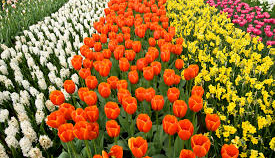
#> input picture ejercicio3/flores.png, 275 x 158 px
$ python flores.py
#> lines starting #> are read from the running program, lines starting #| are printed output that depends on the picture
import cv2
import numpy as np
import matplotlib.pyplot as plt
import os

def separar_planos_colores_y_convertir_gris(ruta_imagen):
    """
    Función que separa los planos de colores de una imagen y la convierte a escala de grises

    Parámetros:
    ruta_imagen (str): Ruta del archivo de imagen
    """
    try:
        # Cargar la imagen
        imagen = cv2.imread(ruta_imagen)
        if imagen is None:
            raise ValueError(f"No se pudo cargar la imagen desde {ruta_imagen}")

        # Convertir de BGR a RGB para mostrar correctamente con matplotlib
        imagen_rgb = cv2.cvtColor(imagen, cv2.COLOR_BGR2RGB)

        print(f"Imagen cargada: {ruta_imagen}")
        print(f"Dimensiones: {imagen_rgb.shape}")

        # Separar los planos de colores (canales RGB)
        plano_rojo = imagen_rgb[:, :, 0]    # Canal Rojo
        plano_verde = imagen_rgb[:, :, 1]   # Canal Verde
        plano_azul = imagen_rgb[:, :, 2]    # Canal Azul

        # Convertir la imagen a escala de grises
        imagen_gris = cv2.cvtColor(imagen, cv2.COLOR_BGR2GRAY)

        # Crear visualización con matplotlib
        fig, axes = plt.subplots(2, 3, figsize=(15, 10))
        fig.suptitle('Separación de Planos de Colores y Conversión a Escala de Grises',
                     fontsize=16, fontweight='bold')

        # Imagen original
        axes[0, 0].imshow(imagen_rgb)
        axes[0, 0].set_title('Imagen Original (RGB)')
        axes[0, 0].axis('off')

        # Plano Rojo
        axes[0, 1].imshow(plano_rojo, cmap='Reds')
        axes[0, 1].set_title('Plano Rojo')
        axes[0, 1].axis('off')

        # Plano Verde
        axes[0, 2].imshow(plano_verde, cmap='Greens')
        axes[0, 2].set_title('Plano Verde')
        axes[0, 2].axis('off')

        # Plano Azul
        axes[1, 0].imshow(plano_azul, cmap='Blues')
        axes[1, 0].set_title('Plano Azul')
        axes[1, 0].axis('off')

        # Imagen en escala de grises
        axes[1, 1].imshow(imagen_gris, cmap='gray')
        axes[1, 1].set_title('Imagen en Escala de Grises')
        axes[1, 1].axis('off')

        # Comparación RGB vs Escala de Grises
        axes[1, 2].imshow(np.hstack((imagen_rgb, cv2.cvtColor(imagen_gris, cv2.COLOR_GRAY2RGB))))
        axes[1, 2].set_title('Comparación: Original vs Escala de Grises')
        axes[1, 2].axis('off')

        # Ajustar el layout
        plt.tight_layout()
        plt.show()

        # Mostrar estadísticas de cada canal
        print("\n=== Estadísticas de los Planos de Colores ===")
        print(f"Plano Rojo - Min: {np.min(plano_rojo)}, Max: {np.max(plano_rojo)}, Media: {np.mean(plano_rojo):.2f}")
        print(f"Plano Verde - Min: {np.min(plano_verde)}, Max: {np.max(plano_verde)}, Media: {np.mean(plano_verde):.2f}")
        print(f"Plano Azul - Min: {np.min(plano_azul)}, Max: {np.max(plano_azul)}, Media: {np.mean(plano_azul):.2f}")
        print(f"Escala de Grises - Min: {np.min(imagen_gris)}, Max: {np.max(imagen_gris)}, Media: {np.mean(imagen_gris):.2f}")

        # Crear una segunda figura con los planos de colores individuales más detallados
        crear_visualizacion_detallada(imagen_rgb, plano_rojo, plano_verde, plano_azul, imagen_gris)

        return {
            'imagen_original': imagen_rgb,
            'plano_rojo': plano_rojo,
            'plano_verde': plano_verde,
            'plano_azul': plano_azul,
            'imagen_gris': imagen_gris
        }

    except Exception as e:
        print(f"Error al procesar la imagen: {e}")
        return None

def crear_visualizacion_detallada(imagen_rgb, plano_rojo, plano_verde, plano_azul, imagen_gris):
    """
    Crea una visualización más detallada de cada plano de color
    """
    # Crear imágenes con solo un canal activo
    solo_rojo = np.zeros_like(imagen_rgb)
    solo_rojo[:, :, 0] = plano_rojo

    solo_verde = np.zeros_like(imagen_rgb)
    solo_verde[:, :, 1] = plano_verde

    solo_azul = np.zeros_like(imagen_rgb)
    solo_azul[:, :, 2] = plano_azul

    # Crear segunda figura
    fig, axes = plt.subplots(2, 3, figsize=(15, 10))
    fig.suptitle('Visualización Detallada de Cada Canal de Color',
                 fontsize=16, fontweight='bold')

    # Imagen original
    axes[0, 0].imshow(imagen_rgb)
    axes[0, 0].set_title('Imagen Original')
    axes[0, 0].axis('off')

    # Solo canal rojo activo
    axes[0, 1].imshow(solo_rojo)
    axes[0, 1].set_title('Solo Canal Rojo Activo')
    axes[0, 1].axis('off')

    # Solo canal verde activo
    axes[0, 2].imshow(solo_verde)
    axes[0, 2].set_title('Solo Canal Verde Activo')
    axes[0, 2].axis('off')

    # Solo canal azul activo
    axes[1, 0].imshow(solo_azul)
    axes[1, 0].set_title('Solo Canal Azul Activo')
    axes[1, 0].axis('off')

    # Imagen en escala de grises
    axes[1, 1].imshow(imagen_gris, cmap='gray')
    axes[1, 1].set_title('Escala de Grises')
    axes[1, 1].axis('off')

    # Histograma de la imagen en escala de grises
    axes[1, 2].hist(imagen_gris.flatten(), bins=256, color='gray', alpha=0.7)
    axes[1, 2].set_title('Histograma Escala de Grises')
    axes[1, 2].set_xlabel('Intensidad')
    axes[1, 2].set_ylabel('Frecuencia')
    axes[1, 2].grid(True, alpha=0.3)

    plt.tight_layout()
    plt.show()

def crear_histogramas_canales(plano_rojo, plano_verde, plano_azul, imagen_gris):
    """
    Crea histogramas para cada canal de color y la escala de grises
    """
    plt.figure(figsize=(12, 8))

    # Histograma combinado
    plt.subplot(2, 2, 1)
    plt.hist(plano_rojo.flatten(), bins=256, color='red', alpha=0.5, label='Rojo')
    plt.hist(plano_verde.flatten(), bins=256, color='green', alpha=0.5, label='Verde')
    plt.hist(plano_azul.flatten(), bins=256, color='blue', alpha=0.5, label='Azul')
    plt.title('Histograma Combinado RGB')
    plt.xlabel('Intensidad')
    plt.ylabel('Frecuencia')
    plt.legend()
    plt.grid(True, alpha=0.3)

    # Histograma canal rojo
    plt.subplot(2, 2, 2)
    plt.hist(plano_rojo.flatten(), bins=256, color='red', alpha=0.7)
    plt.title('Histograma Canal Rojo')
    plt.xlabel('Intensidad')
    plt.ylabel('Frecuencia')
    plt.grid(True, alpha=0.3)

    # Histograma canal verde
    plt.subplot(2, 2, 3)
    plt.hist(plano_verde.flatten(), bins=256, color='green', alpha=0.7)
    plt.title('Histograma Canal Verde')
    plt.xlabel('Intensidad')
    plt.ylabel('Frecuencia')
    plt.grid(True, alpha=0.3)

    # Histograma canal azul
    plt.subplot(2, 2, 4)
    plt.hist(plano_azul.flatten(), bins=256, color='blue', alpha=0.7)
    plt.title('Histograma Canal Azul')
    plt.xlabel('Intensidad')
    plt.ylabel('Frecuencia')
    plt.grid(True, alpha=0.3)

    plt.suptitle('Histogramas de Cada Canal de Color', fontsize=14, fontweight='bold')
    plt.tight_layout()
    plt.show()

    # Histograma de escala de grises por separado
    plt.figure(figsize=(8, 6))
    plt.hist(imagen_gris.flatten(), bins=256, color='gray', alpha=0.7)
    plt.title('Histograma de la Imagen en Escala de Grises', fontsize=14, fontweight='bold')
    plt.xlabel('Intensidad')
    plt.ylabel('Frecuencia')
    plt.grid(True, alpha=0.3)
    plt.show()

def main():
    """
    Función principal que ejecuta el procesamiento de la imagen
    """
    # Ruta de la imagen de flores
    ruta_imagen = os.path.join(os.path.dirname(__file__), "flores.png")

    # Verificar si existe la imagen
    if os.path.exists(ruta_imagen):
        print("Iniciando procesamiento de la imagen de flores...")
        print("Separando planos de colores y convirtiendo a escala de grises...")

        resultado = separar_planos_colores_y_convertir_gris(ruta_imagen)
#> in separar_planos_colores_y_convertir_gris, imagen is the input picture: shape (158, 275, 3); mean B, G, R 49.9, 110.8, 154.6
#| Dimensiones: (158, 275, 3)
#> in separar_planos_colores_y_convertir_gris, `plano_azul = imagen_rgb[:, :, 2]`:
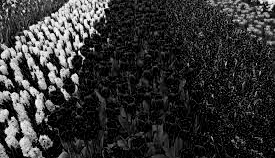
#> plano_azul: shape (158, 275); min 0, max 255, mean 49.9
#> in separar_planos_colores_y_convertir_gris, `imagen_gris = cv2.cvtColor(imagen, cv2.COLOR_BGR2GRAY)`:
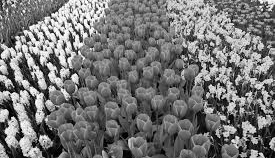
#> imagen_gris: shape (158, 275); min 0, max 255, mean 116.9
#| Plano Rojo - Min: 0, Max: 255, Media: 154.57
#| Plano Verde - Min: 0, Max: 255, Media: 110.77
#| Plano Azul - Min: 0, Max: 255, Media: 49.89
#| Escala de Grises - Min: 0, Max: 255, Media: 116.93
#> in crear_visualizacion_detallada, `solo_rojo[:, :, 0] = plano_rojo`:
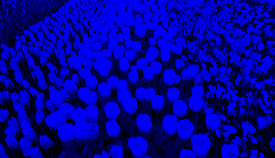
#> solo_rojo: shape (158, 275, 3); mean of channels 0, 1, 2 154.6, 0, 0; drawn as B, G, R
#> in crear_visualizacion_detallada, `solo_verde[:, :, 1] = plano_verde`:
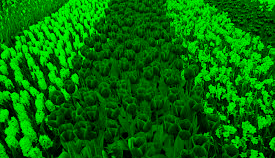
#> solo_verde: shape (158, 275, 3); mean of channels 0, 1, 2 0, 110.8, 0; drawn as B, G, R
#> in crear_visualizacion_detallada, `solo_azul[:, :, 2] = plano_azul`:
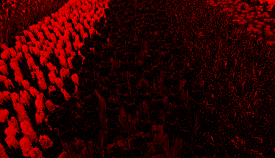
#> solo_azul: shape (158, 275, 3); mean of channels 0, 1, 2 0, 0, 49.9; drawn as B, G, R
#> in crear_visualizacion_detallada, `plt.show()`:
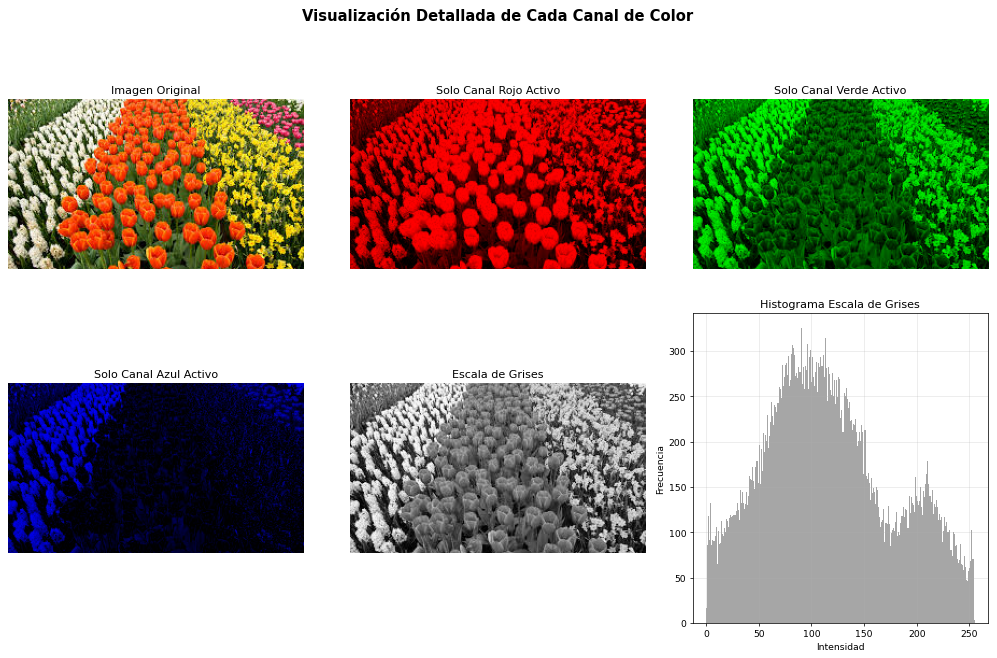
#> figure drawn by matplotlib, 6 panels; panel 6: tallest bar 326 high, from x = 89.65 to 90.64
#> resultado = 5 items

        if resultado:
            # Crear histogramas adicionales
            crear_histogramas_canales(
                resultado['plano_rojo'],
                resultado['plano_verde'],
                resultado['plano_azul'],
                resultado['imagen_gris']
            )
#> in crear_histogramas_canales, `plt.show()`:
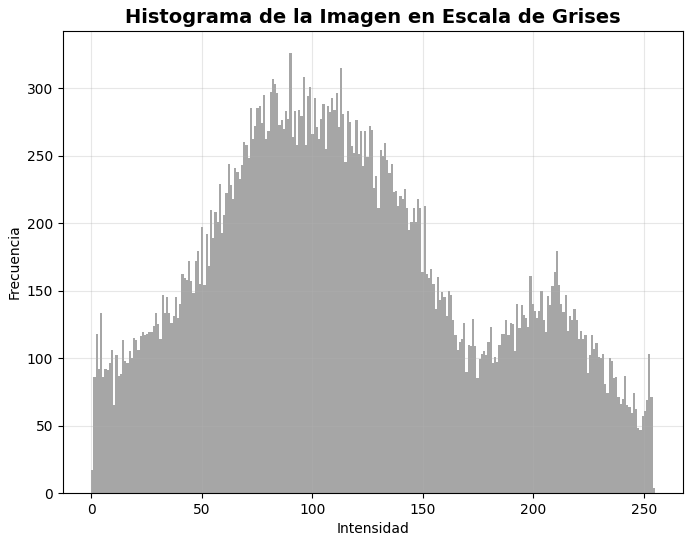
#> figure drawn by matplotlib, 1 panel; tallest bar 326 high, from x = 89.65 to 90.64

            print("\n¡Procesamiento completado exitosamente!")
            print("Se han generado las siguientes visualizaciones:")
            print("1. Separación de planos de colores")
            print("2. Conversión a escala de grises")
            print("3. Visualización detallada de cada canal")
            print("4. Histogramas de todos los canales")

    else:
        print(f"No se encontró la imagen flores.png en {os.path.dirname(__file__)}")
        print("Archivos disponibles en el directorio:")
        directorio = os.path.dirname(__file__)
        for archivo in os.listdir(directorio):
            if archivo.lower().endswith(('.png', '.jpg', '.jpeg', '.bmp', '.gif')):
                print(f"  - {archivo}")

if __name__ == "__main__":
    main()
